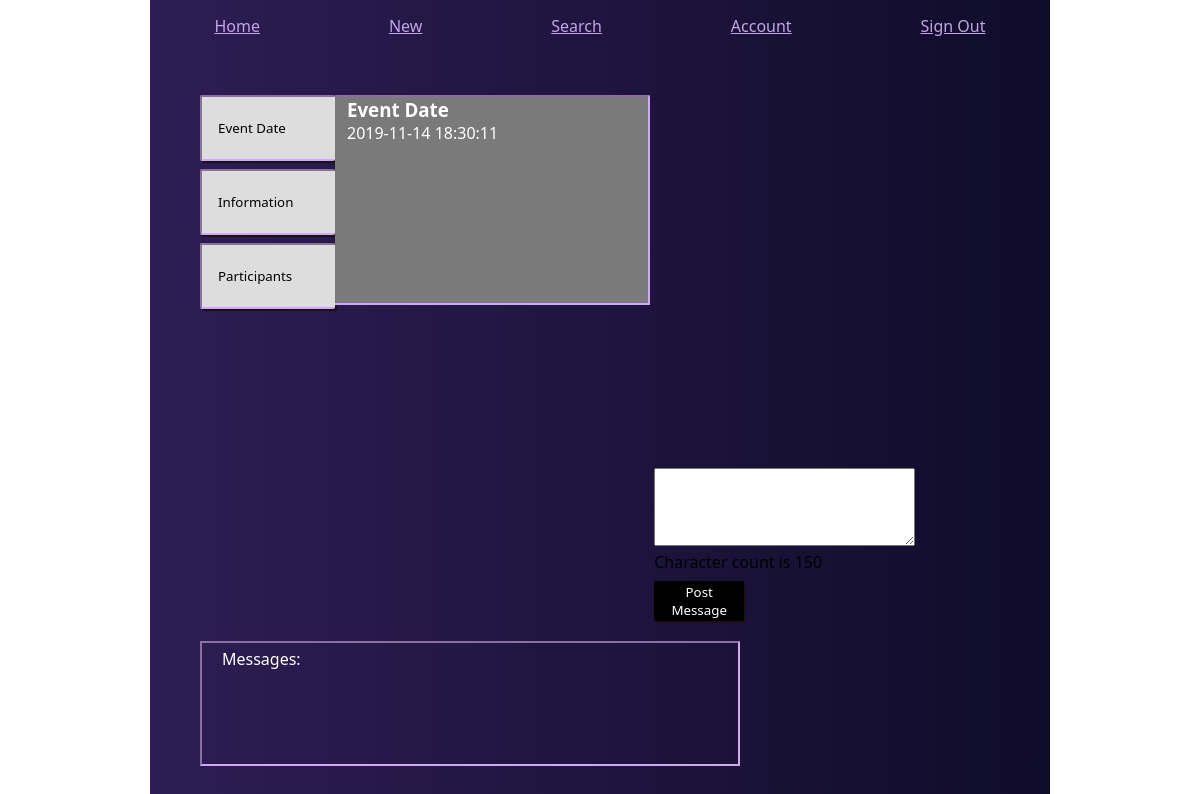
Page /event_details/3 on the earlier database version.
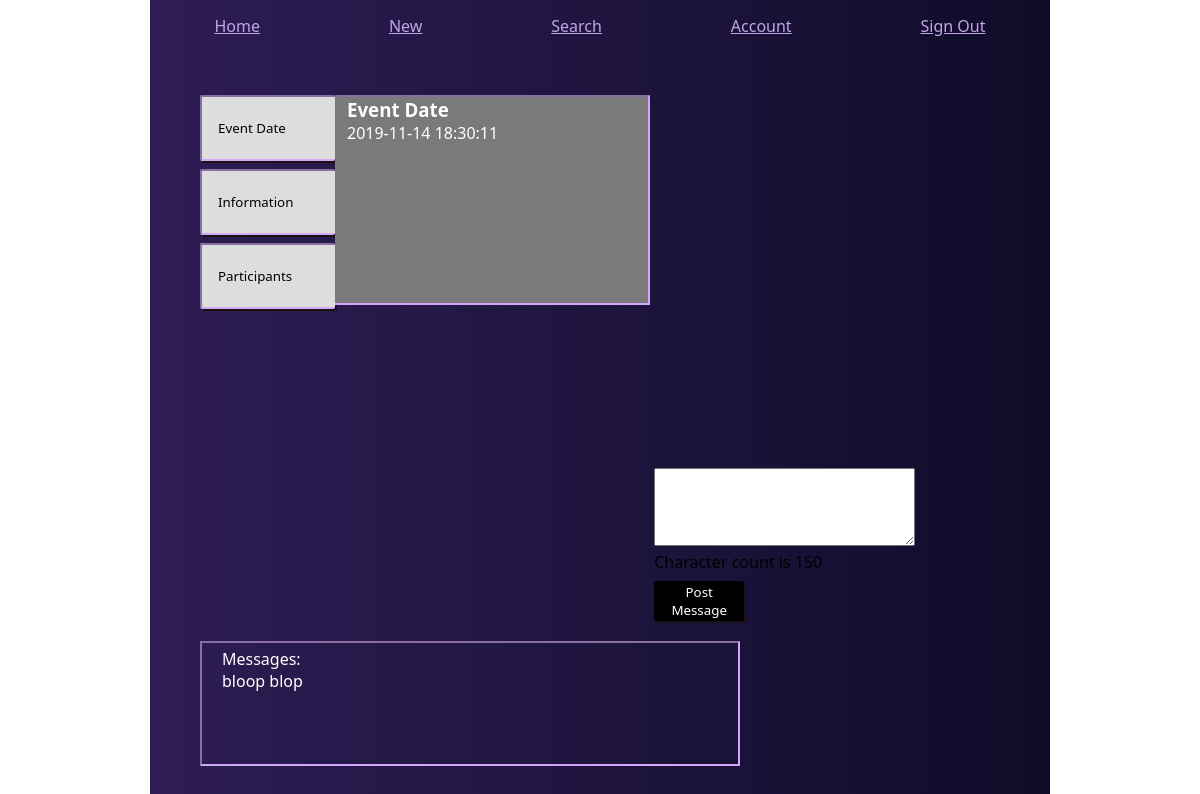
Same page on the later database version.
### models.py (models this page shows, shortened)
class Message(db.Model):
    id = db.Column(db.Integer, primary_key=True)
    content = db.Column(db.String(150))
    user_id = db.Column(db.Integer, db.ForeignKey("user.id"), nullable=False)
    user = db.relationship("User", foreign_keys=[user_id], backref="user_message", cascade="all")
    event_id = db.Column(db.Integer, db.ForeignKey("event.id"), nullable=False)
    event = db.relationship("Event", foreign_keys=[event_id], backref="event_messages", cascade="all")
    created_at = db.Column(db.DateTime, server_default=func.now())
    updated_at = db.Column(db.DateTime, server_default=func.now(), onupdate=func.now())

### controller_functions.py (the view)
def event_details(event_id):
    details = Event.query.get(event_id)
    filtered_messages = Message.query.filter_by(event_id = event_id)
    posted_messages = filtered_messages
    return render_template("event_details.html", information=details, posts=posted_messages)

### templates/event_details.html (shortened to what this page needs)
<!DOCTYPE html>
<html lang="en">
<head>
    <link rel="stylesheet" type="text/css" href="../static/css/style.css">
</head>
<body onload="hideContent();">
    <div class="standard_head">
        <a href="/dashboard">Home</a>
        <a href="">New</a>
        <a href="/search">Search</a>
        <a href="/user_info">Account</a>
        <a href="/logout">Sign Out</a>
    </div>
    <div class="event_details_container">
        <div class="tab">
            <button class="tablinks" onclick="openContent(event, 'event_date')">Event Date</button>
            <button class="tablinks" onclick="openContent(event, 'important_info')">Information</button>
            <button class="tablinks" onclick="openContent(event, 'participants')">Participants</button>
        </div>
        <div id="event_date"class="tabcontent">
            <h3>Event Date</h3>
            <p>{{information.time}}</p>
        </div>
        <iframe src="https://www.google.com/maps/embed?pb=!1m18!1m12!1m3!1d3331.1050568662254!2d-111.76477428440275!3d33.394423259554245!2m3!1f0!2f0!3f0!3m2!1i1024!2i768!4f13.1!3m3!1m2!1s0x872ba8caa152c97b%3A0x2a846d3d55f98576!2sCountryside%20Park!5e0!3m2!1sen!2sus!4v1573097640932!5m2!1sen!2sus" width="400" height="300" frameborder="0" style="border:0;" allowfullscreen="">
        </iframe>
        <div id="post_message">
            <form action="/post_event_message" method="POST">
                <textarea name="create_message" cols="30" rows="4"></textarea>
                    <p>Character count is 150</p>
                <button type="submit" name="submit" class="log_button">Post Message</button>
            </form>
        </div>
        <div class="message_board">
            <p>Messages:</p>
            {% for post in posts %}
                <p>{{post.content}}</p>
            {% endfor %}
        </div>
    </div>
</html>

Differences in the rows shown:
added Message: content "bloop blop"
